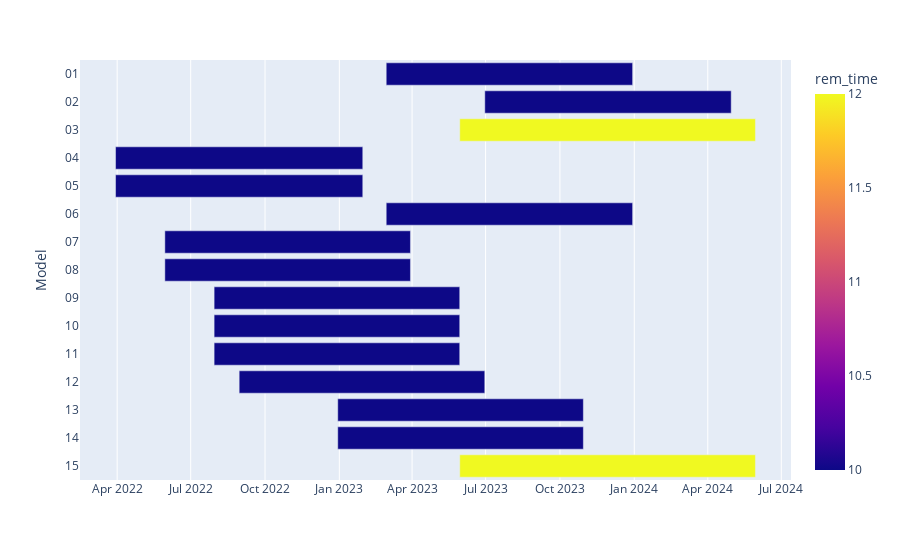

Notebook code cell kept with this figure:
### Code cell
start_date = pd.to_datetime("2012-06-30")

rem_date_real = [start_date + pd.DateOffset(months = i) for i in rem_date]
return_date_real = [start_date + pd.DateOffset(months = i) for i in return_date]

df = pd.DataFrame([
    dict(Model = "01", Start = rem_date_real[0], Finish = return_date_real[0], rem_time = rem_time[0]),
    dict(Model = "02", Start = rem_date_real[1], Finish = return_date_real[1], rem_time = rem_time[1]),
    dict(Model = "03", Start = rem_date_real[2], Finish = return_date_real[2], rem_time = rem_time[2]),
    dict(Model = "04", Start = rem_date_real[3], Finish = return_date_real[3], rem_time = rem_time[3]),
    dict(Model = "05", Start = rem_date_real[4], Finish = return_date_real[4], rem_time = rem_time[4]),
    dict(Model = "06", Start = rem_date_real[5], Finish = return_date_real[5], rem_time = rem_time[5]),
    dict(Model = "07", Start = rem_date_real[6], Finish = return_date_real[6], rem_time = rem_time[6]),
    dict(Model = "08", Start = rem_date_real[7], Finish = return_date_real[7], rem_time = rem_time[7]),
    dict(Model = "09", Start = rem_date_real[8], Finish = return_date_real[8], rem_time = rem_time[8]),
    dict(Model = "10", Start = rem_date_real[9], Finish = return_date_real[9], rem_time = rem_time[9]),
    dict(Model = "11", Start = rem_date_real[10], Finish = return_date_real[10], rem_time = rem_time[10]),
    dict(Model = "12", Start = rem_date_real[11], Finish = return_date_real[11], rem_time = rem_time[11]),
    dict(Model = "13", Start = rem_date_real[12], Finish = return_date_real[12], rem_time = rem_time[12]),
    dict(Model = "14", Start = rem_date_real[13], Finish = return_date_real[13], rem_time = rem_time[13]),
    dict(Model = "15", Start = rem_date_real[14], Finish = return_date_real[14], rem_time = rem_time[14])
])

fig = px.timeline(df, x_start="Start", x_end="Finish", y="Model",  color="rem_time")
fig.update_yaxes(autorange="reversed") # otherwise tasks are listed from the bottom up
fig.show()

### Figure 1 — Plotly figure (JSON) as saved in the notebook; plotly's stock layout.template omitted (floating-point values rounded to 4 significant figures)
{"data": [{"alignmentgroup": "True", "base": ["2023-02-28T00:00:00", "2023-06-30T00:00:00", "2023-05-30T00:00:00", "2022-03-30T00:00:00", "2022-03-30T00:00:00", "2023-02-28T00:00:00", "2022-05-30T00:00:00", "2022-05-30T00:00:00", "2022-07-30T00:00:00", "2022-07-30T00:00:00", "2022-07-30T00:00:00", "2022-08-30T00:00:00", "2022-12-30T00:00:00", "2022-12-30T00:00:00", "2023-05-30T00:00:00"], "hovertemplate": "Start=%{base}<br>Finish=%{x}<br>Model=%{y}<br>rem_time=%{marker.color}<extra></extra>", "legendgroup": "", "marker": {"color": [10, 10, 12, 10, 10, 10, 10, 10, 10, 10, 10, 10, 10, 10, 12], "coloraxis": "coloraxis"}, "name": "", "offsetgroup": "", "orientation": "h", "showlegend": false, "textposition": "auto", "type": "bar", "x": [26352000000, 26352000000, 31622400000, 26438400000, 26438400000, 26352000000, 26265600000, 26265600000, 26265600000, 26265600000, 26265600000, 26265600000, 26265600000, 26265600000, 31622400000], "xaxis": "x", "y": ["01", "02", "03", "04", "05", "06", "07", "08", "09", "10", "11", "12", "13", "14", "15"], "yaxis": "y"}], "layout": {"barmode": "overlay", "coloraxis": {"colorbar": {"title": {"text": "rem_time"}}, "colorscale": [[0, "#0d0887"], [0.1111, "#46039f"], [0.2222, "#7201a8"], [0.3333, "#9c179e"], [0.4444, "#bd3786"], [0.5556, "#d8576b"], [0.6667, "#ed7953"], [0.7778, "#fb9f3a"], [0.8889, "#fdca26"], [1, "#f0f921"]]}, "legend": {"tracegroupgap": 0}, "margin": {"t": 60}, "xaxis": {"anchor": "y", "domain": [0, 1], "type": "date"}, "yaxis": {"anchor": "x", "autorange": "reversed", "domain": [0, 1], "title": {"text": "Model"}}}}
